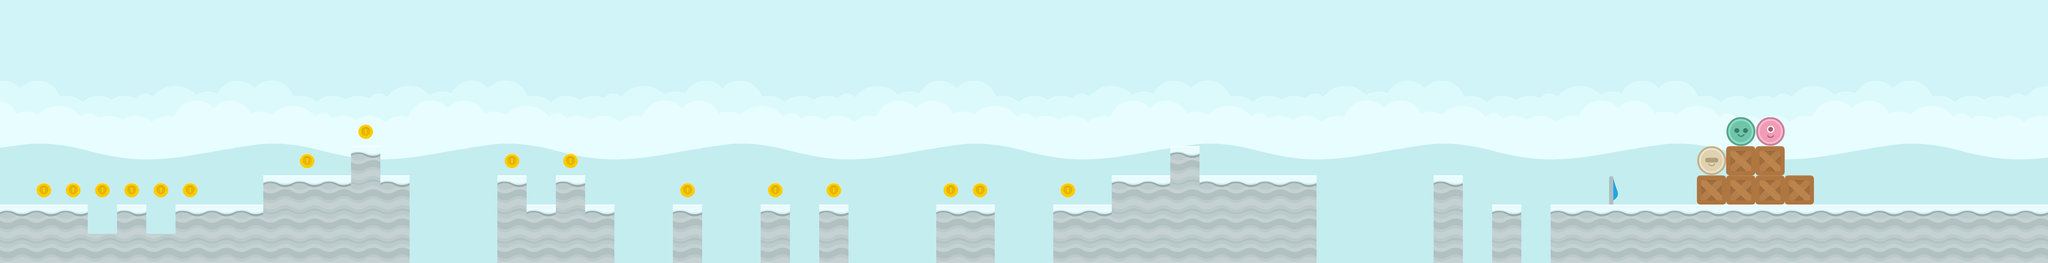

This is a level from a 2D game, rendered from its Tiled map with the project's own tilesets. A one-line summary and the complete map file follow:
An orthogonal 70x9 tile map with 128x128 px tiles, 2 tile layers (Tile Layer 1, Tile Layer 2), 5 tilesets and 40 objects.

<map version="1.0" orientation="orthogonal" renderorder="right-down" width="70" height="9" tilewidth="128" tileheight="128" nextobjectid="43">
 <tileset firstgid="1" name="spritesheet_items" tilewidth="128" tileheight="128" tilecount="32" columns="8">
  <image source="../tilesets/spritesheet_items.png" width="1024" height="512" />
 </tileset>
 <tileset firstgid="33" name="blue_land" tilewidth="128" tileheight="128" tilecount="64" columns="8">
  <image source="../tilesets/blue_land.png" width="1024" height="1024" />
 </tileset>
 <tileset firstgid="97" name="spritesheet_ground" tilewidth="128" tileheight="128" spacing="2" margin="1" tilecount="128" columns="8">
  <image source="../tilesets/spritesheet_ground.png" width="1040" height="2080" />
 </tileset>
 <tileset firstgid="225" name="spritesheet_tiles" tilewidth="128" tileheight="128" spacing="2" margin="1" tilecount="128" columns="8">
  <image source="../tilesets/spritesheet_tiles.png" width="1040" height="2080" />
 </tileset>
 <tileset firstgid="353" name="players" tilewidth="128" tileheight="128" tilecount="4" columns="4">
  <image source="../tilesets/players.png" width="512" height="128" />
 </tileset>
 <layer name="Tile Layer 1" width="70" height="9">
  <data encoding="csv">
33,34,35,36,37,38,39,40,33,34,35,36,37,38,39,40,33,34,35,36,37,38,39,40,33,34,35,36,37,38,39,40,33,34,35,36,37,38,39,40,33,34,35,36,37,38,39,40,33,34,35,36,37,38,39,40,33,34,35,36,37,38,39,40,33,34,35,36,37,38,
41,42,43,44,45,46,47,48,41,42,43,44,45,46,47,48,41,42,43,44,45,46,47,48,41,42,43,44,45,46,47,48,41,42,43,44,45,46,47,48,41,42,43,44,45,46,47,48,41,42,43,44,45,46,47,48,41,42,43,44,45,46,47,48,41,42,43,44,45,46,
49,50,51,52,53,54,55,56,49,50,51,52,53,54,55,56,49,50,51,52,53,54,55,56,49,50,51,52,53,54,55,56,49,50,51,52,53,54,55,56,49,50,51,52,53,54,55,56,49,50,51,52,53,54,55,56,49,50,51,52,53,54,55,56,49,50,51,52,53,54,
57,58,59,60,61,62,63,64,57,58,59,60,61,62,63,64,57,58,59,60,61,62,63,64,57,58,59,60,61,62,63,64,57,58,59,60,61,62,63,64,57,58,59,60,61,62,63,64,57,58,59,60,61,62,63,64,57,58,59,60,61,62,63,64,57,58,59,60,61,62,
65,66,67,68,69,70,71,72,65,66,67,68,69,70,71,72,65,66,67,68,69,70,71,72,65,66,67,68,69,70,71,72,65,66,67,68,69,70,71,72,65,66,67,68,69,70,71,72,65,66,67,68,69,70,71,72,65,66,67,68,69,70,71,72,65,66,67,68,69,70,
73,74,75,76,77,78,79,80,73,74,75,76,77,78,79,80,73,74,75,76,77,78,79,80,73,74,75,76,77,78,79,80,73,74,75,76,77,78,79,80,73,74,75,76,77,78,79,80,73,74,75,76,77,78,79,80,73,74,75,76,77,78,79,80,73,74,75,76,77,78,
81,82,83,84,85,86,87,88,81,82,83,84,85,86,87,88,81,82,83,84,85,86,87,88,81,82,83,84,85,86,87,88,81,82,83,84,85,86,87,88,81,82,83,84,85,86,87,88,81,82,83,84,85,86,87,88,81,82,83,84,85,86,87,88,81,82,83,84,85,86,
83,84,85,86,87,88,88,88,88,88,91,92,93,94,95,96,89,90,91,92,93,94,95,96,89,90,91,92,93,94,95,96,89,90,91,92,93,94,95,96,89,90,91,92,93,94,95,89,90,81,81,81,81,81,81,81,81,81,81,81,81,81,81,81,81,82,83,84,85,86,
91,92,93,94,95,96,96,96,96,96,96,96,96,96,96,96,96,96,96,96,96,96,96,96,96,96,96,96,96,96,96,96,96,96,96,96,96,96,96,96,96,96,96,96,96,96,96,96,96,89,89,89,89,89,89,89,89,89,89,89,89,89,89,89,89,90,91,92,93,94
</data>
 </layer>
 <layer name="Tile Layer 2" width="70" height="9">
  <data encoding="csv">
0,0,0,0,0,0,0,0,0,0,0,0,0,0,0,0,0,0,0,0,0,0,0,0,0,0,0,0,0,0,0,0,0,0,0,0,0,0,0,0,0,0,0,0,0,0,0,0,0,0,0,0,0,0,0,0,0,0,0,0,0,0,0,0,0,0,0,0,0,0,
0,0,0,0,0,0,0,0,0,0,0,0,0,0,0,0,0,0,0,0,0,0,0,0,0,0,0,0,0,0,0,0,0,0,0,0,0,0,0,0,0,0,0,0,0,0,0,0,0,0,0,0,0,0,0,0,0,0,0,0,0,0,0,0,0,0,0,0,0,0,
0,0,0,0,0,0,0,0,0,0,0,0,0,0,0,0,0,0,0,0,0,0,0,0,0,0,0,0,0,0,0,0,0,0,0,0,0,0,0,0,0,0,0,0,0,0,0,0,0,0,0,0,0,0,0,0,0,0,0,0,0,0,0,0,0,0,0,0,0,0,
0,0,0,0,0,0,0,0,0,0,0,0,0,0,0,0,0,0,0,0,0,0,0,0,0,0,0,0,0,0,0,0,0,0,0,0,0,0,0,0,0,0,0,0,0,0,0,0,0,0,0,0,0,0,0,0,0,0,0,0,0,0,0,0,0,0,0,0,0,0,
0,0,0,0,0,0,0,0,0,0,31,0,30,0,0,0,0,0,0,0,0,0,0,0,0,0,0,0,0,0,0,0,0,0,0,0,0,0,0,0,0,0,0,0,0,0,0,0,0,0,0,0,0,0,0,0,0,0,0,356,353,0,0,0,0,0,0,0,0,0,
0,0,0,0,0,0,0,0,0,0,30,0,156,0,0,0,0,30,0,30,0,0,0,0,0,0,0,0,0,0,0,0,0,0,0,0,0,0,0,0,156,0,0,0,0,0,0,0,0,0,0,0,0,0,0,0,0,0,355,257,257,0,0,0,0,0,0,0,0,0,
0,30,30,30,30,30,30,0,112,156,156,156,149,156,0,0,0,156,0,156,0,0,0,30,0,0,30,0,30,0,0,0,30,30,0,0,30,0,156,156,149,156,156,156,156,0,0,0,0,156,0,0,0,0,0,11,0,0,257,257,257,257,0,0,0,0,0,0,0,0,
156,156,156,120,156,120,156,156,156,149,149,149,149,149,0,0,0,149,156,149,156,0,0,156,0,0,156,0,156,0,0,0,156,156,0,0,156,156,149,149,149,149,149,149,149,0,0,0,0,149,0,156,0,156,156,156,156,156,156,156,156,156,156,156,156,156,156,156,156,156,
149,149,149,149,149,149,149,149,149,149,149,149,149,149,0,0,0,149,149,149,149,0,0,149,0,0,149,0,149,0,0,0,149,149,0,0,149,149,149,149,149,149,149,149,149,0,0,0,0,149,0,149,0,149,149,149,149,149,149,149,149,149,149,149,149,149,149,149,149,149
</data>
 </layer>
 <objectgroup name="Object Layer 1">
  <object id="2" x="6784" y="896" width="2176" height="256" />
  <object id="3" x="6272" y="768" width="128" height="384" />
  <object id="4" x="6528" y="896" width="128" height="256" />
  <object id="5" x="5120" y="640" width="128" height="512" />
  <object id="6" x="5248" y="768" width="512" height="384" />
  <object id="7" x="4864" y="768" width="256" height="384" />
  <object id="8" x="4608" y="896" width="256" height="256" />
  <object id="9" x="4096" y="896" width="256" height="256" />
  <object id="10" x="3584" y="896" width="128" height="256" />
  <object id="11" x="3328" y="896" width="128" height="256" />
  <object id="12" x="2944" y="896" width="128" height="256" />
  <object id="13" x="2560" y="896" width="128" height="256" />
  <object id="14" x="2432" y="768" width="128" height="384" />
  <object id="15" x="2304" y="896" width="128" height="256" />
  <object id="16" x="2176" y="768" width="128" height="384" />
  <object id="17" x="1664" y="768" width="128" height="384" />
  <object id="18" x="1536" y="640" width="128" height="512" />
  <object id="21" x="1152" y="768" width="384" height="384" />
  <object id="22" x="768" y="896" width="384" height="256" />
  <object id="23" x="0" y="896" width="384" height="256" />
  <object id="24" x="512" y="896" width="128" height="256" />
  <object id="25" x="384" y="1024" width="128" height="128" />
  <object id="26" x="640" y="1024" width="128" height="128" />
 </objectgroup>
 <objectgroup name="coins">
  <object id="27" x="4128" y="799.333" width="64" height="64">
   <ellipse />
  </object>
  <object id="28" x="4253.33" y="800" width="64" height="64">
   <ellipse />
  </object>
  <object id="29" x="3613.33" y="800" width="64" height="64">
   <ellipse />
  </object>
  <object id="30" x="3361.33" y="800" width="64" height="64">
   <ellipse />
  </object>
  <object id="31" x="2976" y="800" width="64" height="64">
   <ellipse />
  </object>
  <object id="32" x="2462.67" y="672" width="64" height="64">
   <ellipse />
  </object>
  <object id="33" x="2206.67" y="673.333" width="64" height="64">
   <ellipse />
  </object>
  <object id="34" x="1568" y="546.667" width="64" height="64">
   <ellipse />
  </object>
  <object id="35" x="1312" y="670.667" width="64" height="64">
   <ellipse />
  </object>
  <object id="36" x="797.333" y="801.333" width="64" height="64">
   <ellipse />
  </object>
  <object id="37" x="544" y="798.667" width="64" height="64">
   <ellipse />
  </object>
  <object id="38" x="285.333" y="801.333" width="64" height="64">
   <ellipse />
  </object>
  <object id="39" x="158.667" y="801.333" width="64" height="64">
   <ellipse />
  </object>
  <object id="40" x="672" y="798.667" width="64" height="64">
   <ellipse />
  </object>
  <object id="41" x="416" y="798.667" width="64" height="64">
   <ellipse />
  </object>
  <object id="42" x="4637.33" y="800" width="64" height="64">
   <ellipse />
  </object>
 </objectgroup>
 <objectgroup name="finish">
  <object id="1" x="7168" y="0" width="128" height="896" />
 </objectgroup>
</map>
